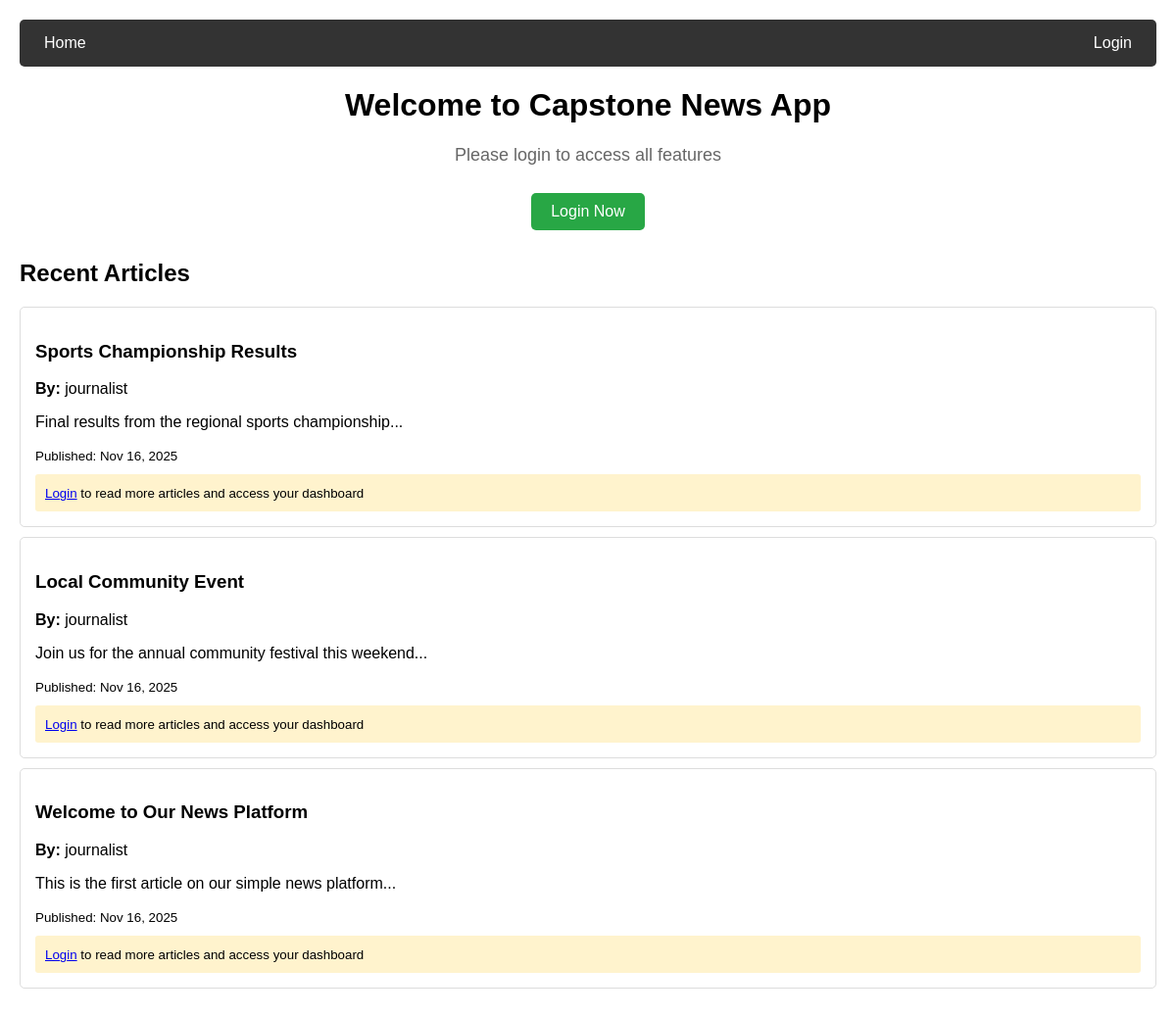
The page / on the database its author committed.
### news/models.py (models this page shows, shortened)
class Article(models.Model):
    title = models.CharField(max_length=200)
    content = models.TextField()
    author = models.ForeignKey(User, on_delete=models.CASCADE)
    publisher = models.ForeignKey(Publisher, on_delete=models.CASCADE, null=True, blank=True)
    created_at = models.DateTimeField(auto_now_add=True)
    is_approved = models.BooleanField(default=False)
    is_published = models.BooleanField(default=False)

### news/views.py (the view)
# urls.py: path('', news_views.home, name='home'),
def home(request):
    recent_articles = Article.objects.filter(is_published=True).order_by('-created_at')[:5]
    return render(request, 'home.html', {'articles': recent_articles})

### news_app/templates/home.html (shortened to what this page needs)
{% extends 'base.html' %} {% block content %}
<div style="text-align: center; margin-bottom: 30px">
  <h1>Welcome to Capstone News App</h1>
  {% if not user.is_authenticated %}
  <p style="font-size: 18px; color: #666">
    Please login to access all features
  </p>
  <a
    href="{% url 'login' %}"
    style="
      display: inline-block;
      background: #28a745;
      color: white;
      padding: 10px 20px;
      text-decoration: none;
      border-radius: 5px;
      margin-top: 10px;
    "
  >
    Login Now
  </a>
  {% endif %}
</div>
<h2>Recent Articles</h2>
{% for article in articles %}
<div class="article">
  <h3>{{ article.title }}</h3>
  <p><strong>By:</strong> {{ article.author.username }}</p>
  <p>{{ article.content|truncatewords:30 }}</p>
  <small>Published: {{ article.created_at|date:"M d, Y" }}</small>
  {% if not user.is_authenticated %}
  <div
    style="
      margin-top: 10px;
      padding: 10px;
      background: #fff3cd;
      border-radius: 3px;
    "
  >
    <small
      ><a href="{% url 'login' %}">Login</a> to read more articles and access
      your dashboard</small
    >
  </div>
  {% endif %}
</div>
{% endfor %} {% endblock %}

### news_app/templates/base.html (style rules this page uses)
body { font-family: Arial, sans-serif; margin: 0; padding: 20px; }
.article { border: 1px solid #ddd; padding: 15px; margin: 10px 0; border-radius: 5px; }

### rows shown on the page
Article: title "Sports Championship Results", author.username "journalist", content "Final results from the regional sports championship...", created_at "Nov 16, 2025"
Article: title "Local Community Event", author.username "journalist", content "Join us for the annual community festival this weekend...", created_at "Nov 16, 2025"
Article: title "Welcome to Our News Platform", author.username "journalist", content "This is the first article on our simple news platform...", created_at "Nov 16, 2025"
